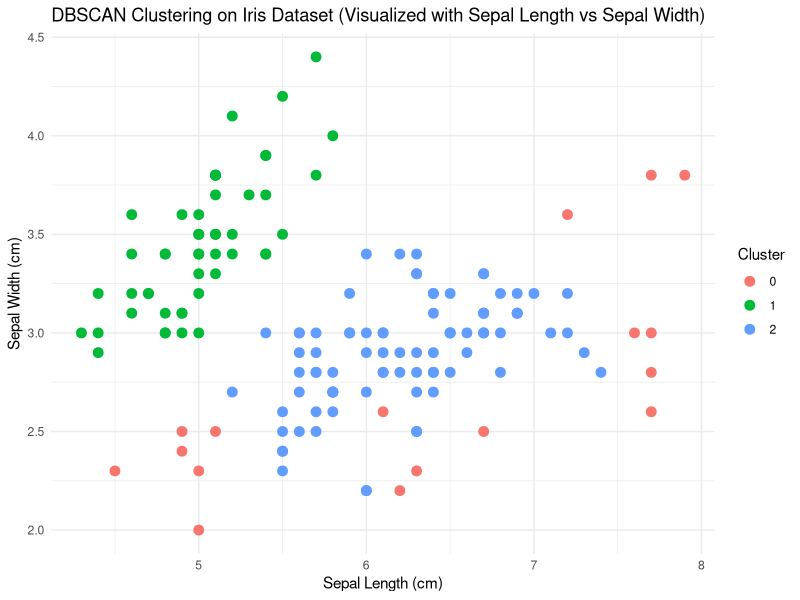

Generate this figure with R:
# Load necessary libraries
library(dbscan)
library(ggplot2)
library(datasets)

# Load Iris dataset
data(iris)
X <- iris[, -5]  # Use all features except the species column

# Apply DBSCAN
db <- dbscan(X, eps = 0.5, minPts = 5)

# Add clusters to the original data
iris$Cluster <- as.factor(db$cluster)

# Plot DBSCAN Clustering (visualized with Sepal Length vs Sepal Width)
ggplot(iris, aes(x = Sepal.Length, y = Sepal.Width, color = Cluster)) +
  geom_point(size=3) +
  labs(title = "DBSCAN Clustering on Iris Dataset (Visualized with Sepal Length vs Sepal Width)",
       x = "Sepal Length (cm)", y = "Sepal Width (cm)") +
  theme_minimal()
